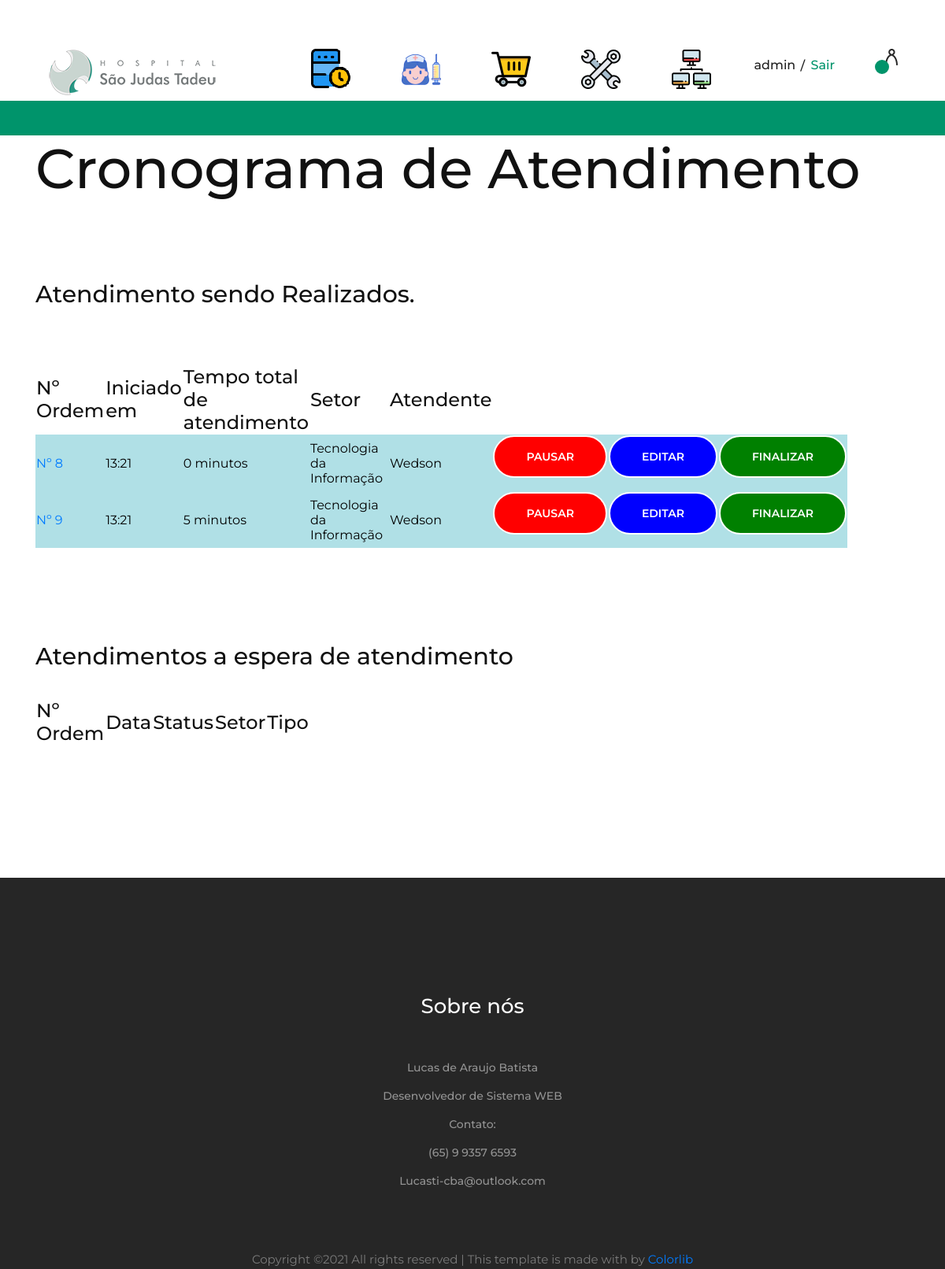
Page /ordemManu_cro (signed in) on the committed database.
### app/models.py (models this page shows)
class Ordem_Manu_predial(models.Model):
	solicitante = models.TextField(blank=False, null=False)
	user = models.IntegerField(null=False, blank=False)
	setor = models.TextField(blank=False, null=False)
	tipo = models.TextField(null=True, blank=True)
	atendente = models.TextField(blank=True, null=True)
	data_solcitada = models.TextField(blank=False, null=False)
	data_concluida = models.TextField(blank=True, null=True)
	status_ordem = models.TextField(blank=False, null=False)
	descricao = models.TextField(blank=False, null=False)
	tempo_atendimento = models.TextField(blank=True, null=True)
	laudos = models.TextField(blank=True, null=True)
	servico = models.TextField(blank=True, null=True)
	materiais = models.TextField(blank=True, null=True)
	prioridade = models.IntegerField(null=True, blank=True)
	class Meta:
		ordering = ["id"]

### app/views.py (the view)
# urls.py: path('ordemManu_cro', views.ordemManu_cro, name="ordemManu_cro"),
@login_required(redirect_field_name='logar_usuario')
def ordemManu_cro(request):
	query1 = []
	queryi = []
	query1 += Ordem_Manu_predial.objects.filter(status_ordem='PAUSADA')
	query1 += Ordem_Manu_predial.objects.filter(status_ordem='ABERTA')
	queryi += Ordem_Manu_predial.objects.filter(status_ordem='EM PROGRESSO')
	query2 = []
	query2 += Ordem_Manu_terceiri.objects.filter(status_ordem='PAUSADA')
	query2 += Ordem_Manu_terceiri.objects.filter(status_ordem='ABERTA')
	queryi += Ordem_Manu_terceiri.objects.filter(status_ordem='EM PROGRESSO')
	query3 = []
	query3 += Ordem_Manu_arCond.objects.filter(status_ordem='PAUSADA')
	query3 += Ordem_Manu_arCond.objects.filter(status_ordem='ABERTA')
	queryi += Ordem_Manu_arCond.objects.filter(status_ordem='EM PROGRESSO')
	return render(request, 'ordemManu_c.html', {'title':'Cronograma de Atendimento', 'query1':query1,  'query2':query2,  'query3':query3, 'queryi':queryi  })

### templates/ordemManu_c.html (shortened to what this page needs)
{% extends 'base.html' %}
{% block content %}
    <section class="cart-total-page spad">
        <div class="container">
           <div> <h1> Cronograma de Atendimento </h1></div>
           <div class="row">  <section class="features-section spad">
        <div class="features-ads">
            {% if queryi != None %}
            <div class="container">
              <h3>Atendimento sendo Realizados.</h3><br><br><br>
                  <table border="0">
                <tr ><th width="40" height="40" ><h4> Nº Ordem </h4></th><th width="40" height="40"><h4> Iniciado em </h4></th><th width="40" height="40"><h4>Tempo total de atendimento</h4> </th><th width="101" height="40"><h4>Setor</h4></th><th width="101" height="40"><h4> Atendente</h4></th></tr><tr></tr>
              {% for ordem in queryi %}
              <tr   style ="color: black ; background-color: #B0E0E6" >
                <td>  <a href="{% url 'vis_ordemManu' ordem.id ordem.tipo %}"> Nº {{ ordem.id }} </a> </td>
                <td>  {{ ordem.data_concluida|slice:"11:16"}}  </td>
                <td>  {{ ordem.tempo_atendimento }} minutos  </td> <td> {{ ordem.setor }} </td>
                <td>  {{ ordem.atendente }}  </td>
                                  {% if perms.app.change_ordem_manu_predial and ordem.tipo == 'Predial - Eletrica - Hidraulica' %}
                  <td width="40" height="40">
                   <form action="{% url 'ordemManu_paus' ordem.id ordem.tipo  %}" >
                    <input type="submit" style="background-color: red; color: white" class="primary-btn pc-btn" value="Pausar">
                     </form>
                   </td>
                     <td  width="40" height="40">
                      <form action="{% url 'ordemManu_edit' ordem.id ordem.tipo %}" >
                       <input type="submit" style="background-color: blue; color: white" class="primary-btn pc-btn" value="Editar">
                        </form>
                      </td>
                     <td  width="40" height="40">
                      <form action="{% url 'ordemManu_fim' ordem.id ordem.tipo  %}" >
                      <input type="submit" style="background-color: green; color: white" class="primary-btn pc-btn" value="Finalizar">
                       </form>
                     </td>
                {% endif %}
              </tr>
              {% endfor %}
            </table>
<br><br><br><br><br>
            </div>
            {% endif %}
            <div class="container">
              <table border="0px" style="border-color: white" >
                <h3> Atendimentos a espera de atendimento <h3><br>
                <tr ><th width="40" height="40"> <h4>Nº Ordem</h4> </th><th width="40" height="40"> <h4>Data</h4></th><th width="40" height="40"><h4> Status</h4> </th><th width="40" height="40"><h4>Setor</h4></th><th width="40" height="40"> <h4>Tipo</h4></th></tr>
            </table>
            </div>
            </div>
              </div>
           </div>
    </section>
   {% endblock %}

### templates/base.html (shortened to what this page needs)
﻿<!DOCTYPE html>
<html lang="zxx">
<head>
    {% load static %}
    <link rel="stylesheet" href="{% static "css/bootstrap.min.css" %}" type="text/css">
    <link rel="stylesheet" href="{% static "css/font-awesome.min.css" %}" type="text/css">
    <link rel="stylesheet" href="{% static "css/nice-select.css" %}" type="text/css">
    <link rel="stylesheet" href="{% static "css/owl.carousel.min.css" %}" type="text/css">
    <link rel="stylesheet" href="{% static "css/magnific-popup.css" %}" type="text/css">
    <link rel="stylesheet" href="{% static "css/slicknav.min.css" %}" type="text/css">
    <link rel="stylesheet" href="{% static "css/style.css" %}" type="text/css">
</head>
<body>
    <header class="header-section">
        <div class="container-fluid">
            <div class="inner-header">
                <div class="logo">
                    <a href="{% url "index" %}"><img src="{% static "/media/logo.png" %}" alt=""></a>
                </div>
                {% if user.is_authenticated %}
                <div class="header-right">
                    <a href="{% url 'notifications' %}"><img src="{% static "img/icons/man.png" %}" alt="">
                    <span>{{ qnt_not }}</span>
                    </a>
                </div>
                {% endif %}
                <div class="user-access">
                    {% if user.is_authenticated %}
                     <a href="{% url 'dadospessoais' %}">{{ user.get_username }}</a>
                    <a href="{% url 'logout' %}" class="in">Sair</a>
                    {% endif %}
                </div>
{% if user.is_authenticated %}
                <nav class="main-menu mobile-menu">
                    <ul>
                        <li><a class="" href=""><img src="/media/icons/fila.png">      </a>
                        </li>
                        <li><a class="" href=""><img src="/media/icons/enf.png">        </a>
                        </li>
                        <li><a class="" href=""><img src="/media/icons/compra.png">        </a>
                        </li>
                        <li><a class="" href="{% url 'ordemManu_cro' %}"><img src="/media/icons/manun.png">        </a>
                        </li>
                        <li><a class=""  href="{% url 'ordemti_cro' %}"><img src="/media/icons/ti.png">                                            </a>
                        </li>
                    </ul>
                </nav>
                {% endif %}
             </div>
        </div>
        <br>
    </header>
    <div class="header-info">
        <div class="container-fluid">
            <div class="row">
                <div class="col-md-4">
                    <div class="header-item">
                    </div>
                </div>
                <div class="col-md-4 text-left text-lg-center">
                    <div class="header-item">
                    </div>
                </div>
                <div class="col-md-4 text-left text-xl-right">
                    <div class="header-item">
                </div>
                </div>
            </div>
        </div>
    </div>
    {% block content %}
    {% endblock %}
<footer class="footer-section spad">
<div class="container text-center pt-5">
                <div class="footer-widget">
                <div class="row">
                    <div class="col-lg-12 col-sm-6">
                        <div class="single-footer-widget">
                            <h4>Sobre nós</h4>
                            <ul>
                                <li>Lucas de Araujo Batista</li>
                                <li>Desenvolvedor de Sistema WEB</li>
                                <li>Contato:</li>
                                  <li>(65) 9 9357 6593</li>
                                <li>Lucasti-cba@outlook.com</li>
                                                            </ul>
                        </div>
                    </div>
                </div>
            </div>
                <p>
  Copyright &copy; All rights reserved | This template is made with  by <a href="https://colorlib.com" target="_blank">Colorlib</a>
  </p>
            </div>
    </footer>
</body>
</html>

### static/css/style.css (style rules this page uses)
html, body { height: 100%; font-family: "Montserrat", sans-serif; -webkit-font-smoothing: antialiased; font-smoothing: antialiased; background: none; }
h1, h2, h3, h4, h5, h6 { margin: 0; color: #111111; font-weight: 500; font-family: "Montserrat", sans-serif; }
h1 { font-size: 70px; }
h3 { font-size: 30px; }
h4 { font-size: 24px; }
p { font-size: 15px; color: #7b7b7b; font-weight: 400; line-height: 1.6; font-family: "Montserrat", sans-serif; margin: 0 0 15px 0; }
img { max-width: 100%; }
ul, ol { padding: 0; margin: 0; }
.spad { padding-top: 100px; padding-bottom: 100px; }
.primary-btn { color: #fff; display: inline-block; font-size: 14px; font-weight: 600; padding: 16px 40px; border: 2px solid #fff; border-radius: 50px; text-transform: uppercase; }
.header-section { height: 104px; padding-top: 38px; padding-bottom: 24px; padding-left: 45px; padding-right: 45px; }
.inner-header .logo { float: left; }
.inner-header .header-right { float: right; line-height: 30px; }
.inner-header .header-right img { display: inline-block; margin-right: 20px; cursor: pointer; }
.inner-header .header-right a { display: inline-block; position: relative; }
.inner-header .header-right a img { margin-right: 0; margin-left: 4px; }
.inner-header .header-right a span { font-size: 11px; color: #fff; width: 18px; height: 18px; border: 2px solid #00946B; background: #00946B; display: inline-block; line-height: 15px; text-align: center; border-radius: 50%; font-weight: 600; position: absolute; left: -9px; top: 14px; }
.inner-header .user-access { float: right; margin-right: 100px; }
.inner-header .user-access a { color: #1e1e1e; font-size: 16px; display: inline-block; font-weight: 500; position: relative; line-height: 42px; }
.inner-header .user-access a.in { color: #00946B; margin-left: 15px; position: relative; }
.inner-header .user-access a.in::before { position: absolute; left: -13px; top: 1px; color: #1e1e1e; content: "/"; }
.inner-header .main-menu { float: right; margin-right: 150px; }
.inner-header .main-menu ul li { display: inline-block; margin-left: 60px; position: relative; }
.inner-header .main-menu ul li a { color: #1e1e1e; font-size: 16px; display: inline-block; font-weight: 500; position: relative; line-height: 42px; }
.inner-header .main-menu ul li a:after { position: absolute; left: 0; bottom: 7px; width: 100%; height: 2px; background: #1e1e1e; content: ""; opacity: 0; -webkit-transform: all 0.3s; -webkit-transition: all 0.3s; transition: all 0.3s; }
.header-info { background: #00946B; overflow: hidden; padding: 10px 45px; }
.header-info .header-item { overflow: hidden; }
.features-section { padding-bottom: 0; }
.features-ads { padding-bottom: 67px; }
.footer-section { background: #262626; padding-bottom: 0; }
.footer-widget { margin-bottom: 40px; }
.footer-widget .single-footer-widget { margin-bottom: 30px; }
.footer-widget .single-footer-widget h4 { color: #fff; font-size: 26px; margin-bottom: 44px; }
.footer-widget .single-footer-widget ul li { color: #fff; font-size: 14px; font-weight: 500; list-style: none; line-height: 36px; opacity: 0.5; }
.cart-total-page { padding-top: 0; }
@media only screen and (min-width: 1200px) and (max-width: 1340px) { .inner-header .user-access { margin-right: 60px; } }
@media only screen and (min-width: 1200px) and (max-width: 1340px) { .inner-header .main-menu { margin-right: 55px; } }

### rows in the picture
Ordem_Manu_predial: id "8", data_concluida "13:21", tempo_atendimento "0", setor "Tecnologia da Informação", atendente "Wedson"
Ordem_Manu_predial: id "9", data_concluida "13:21", tempo_atendimento "5", setor "Tecnologia da Informação", atendente "Wedson"

### other values in the picture
{{ user.get_username }} "admin"
